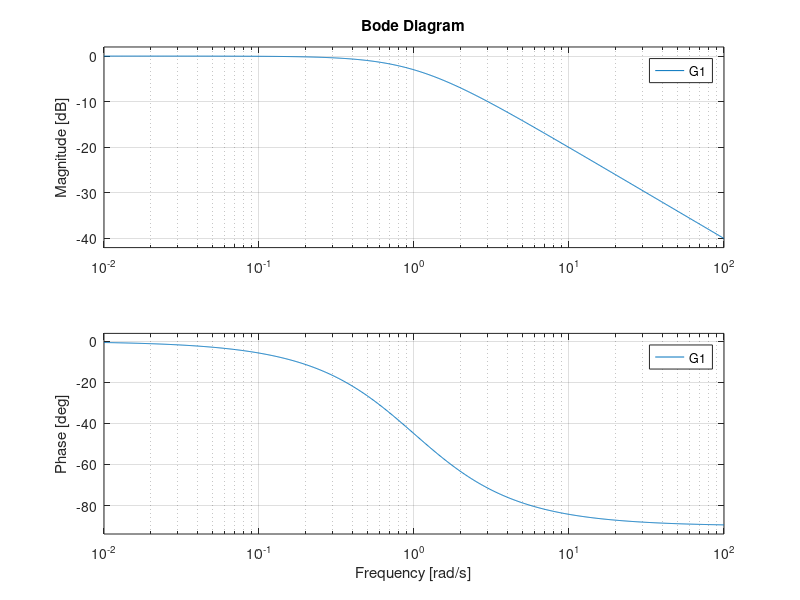
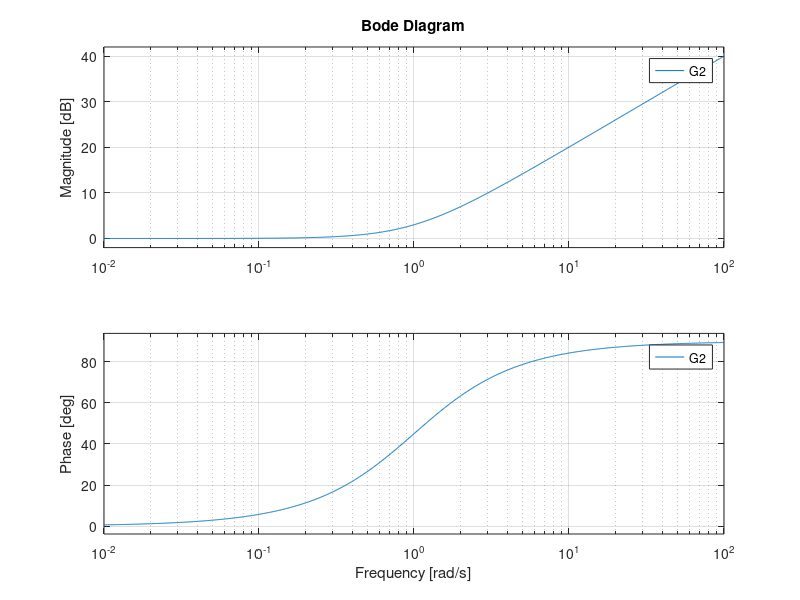

MATLAB code for these plots, in order:
clear;
clc;

s=tf('s');
%simple LPF
G1=1/(s+1);
%simple HPF
G2=(s+1);

figure(1);
bode(G1);
grid on;

figure(2);
bode(G2);
grid on;
